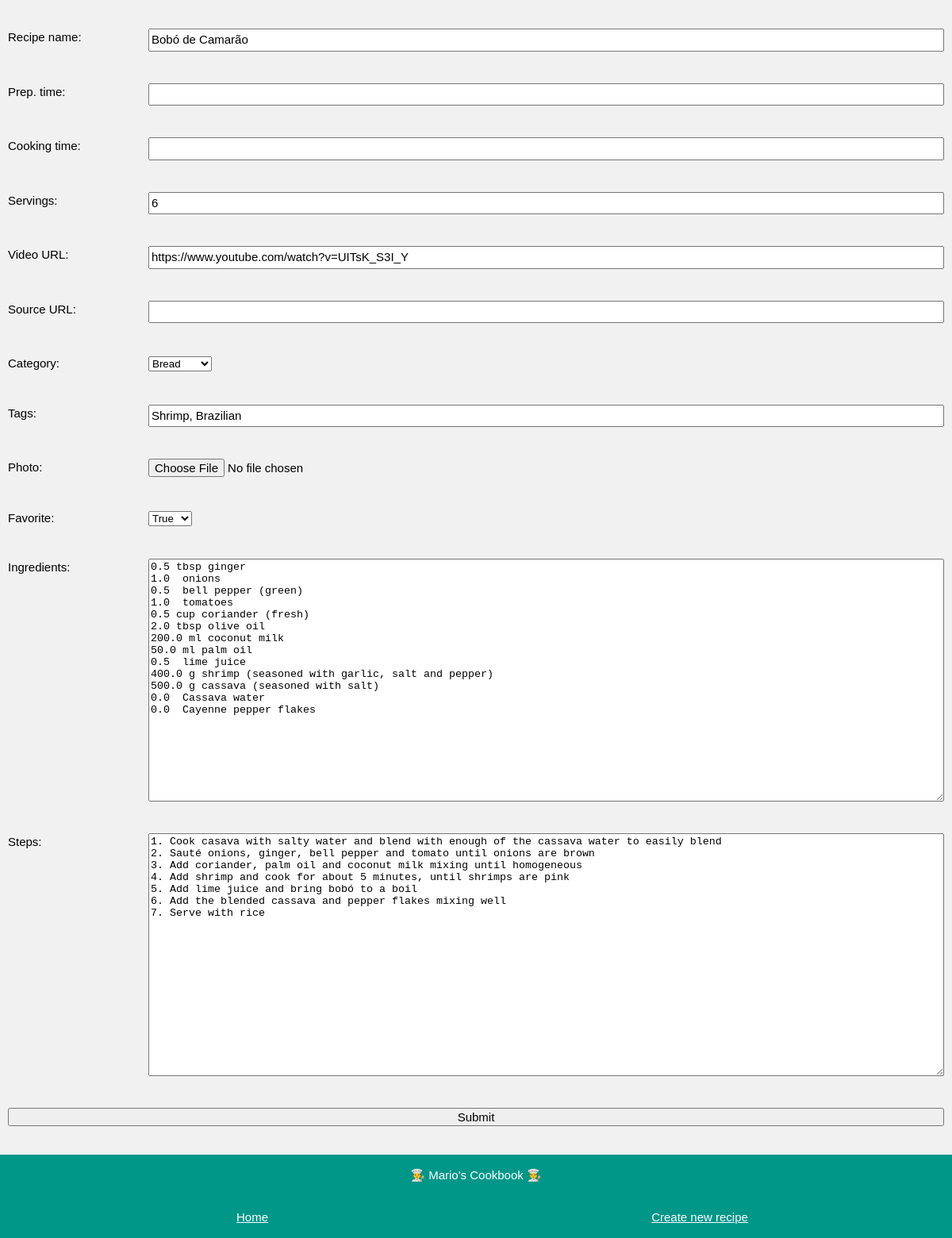
/edit/Bobó de Camarão, run on an earlier commit of the app's database.
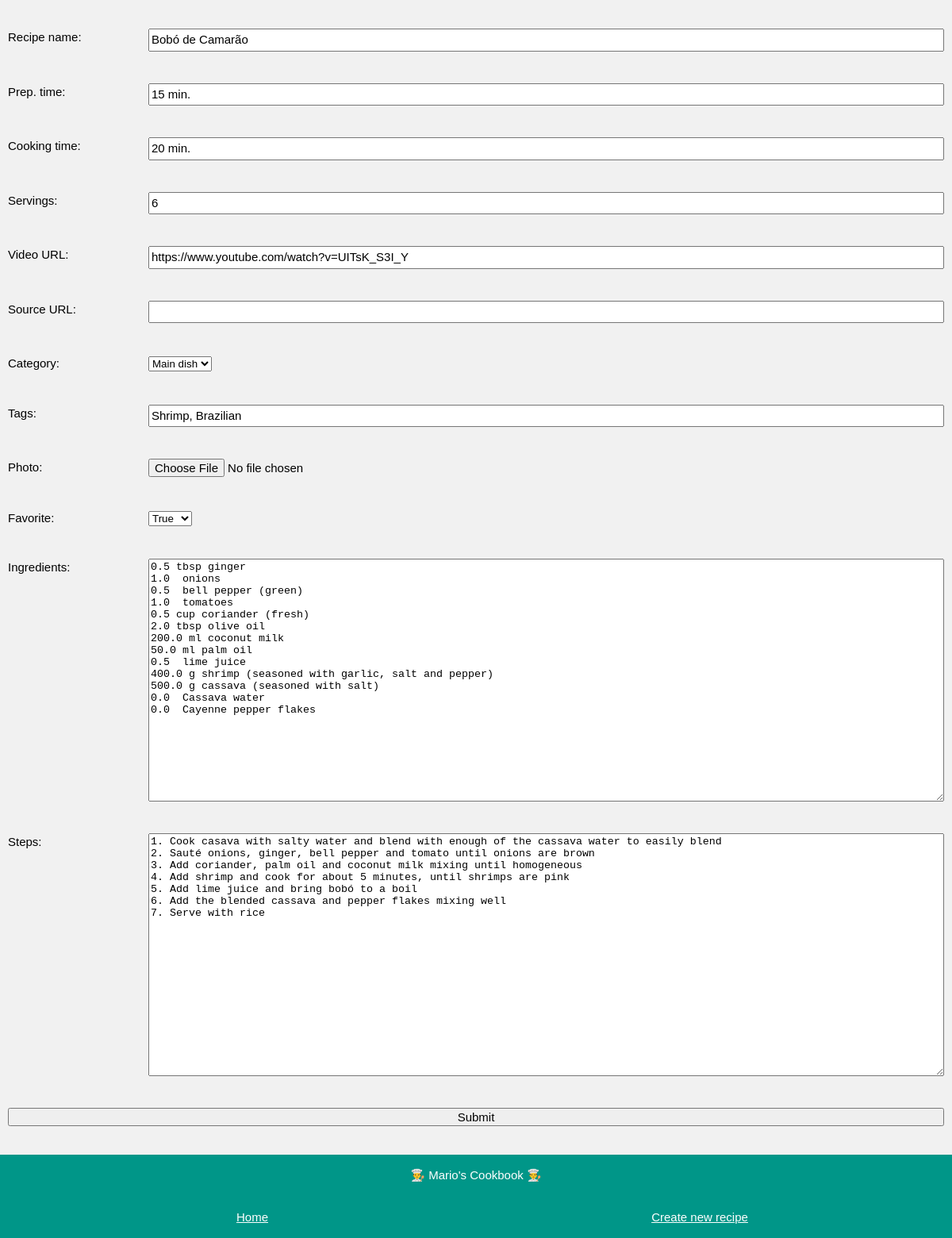
And on a later commit of the database.
### app_config.py (models this page shows, shortened)
class Ingredient(db.Model):
    id = db.Column(db.Integer, primary_key=True)
    name = db.Column(db.String, nullable=False)
    amount = db.Column(db.Float, default=0)
    unit = db.Column(db.String, default='')
    recipe_name = db.Column(db.String, db.ForeignKey('recipe.name'), nullable=False)

class Recipe(db.Model):
    name = db.Column(db.String, nullable=False, unique=True, primary_key=True)
    prepTime = db.Column(db.String, nullable=False)
    cookingTime = db.Column(db.String, nullable=False)
    servings = db.Column(db.Integer, nullable=False)
    videoURL = db.Column(db.String, nullable=False)
    sourceURL = db.Column(db.String, nullable=False)
    steps = db.Column(db.Text, nullable=False)
    photo = db.Column(db.String, nullable=False)
    favorite = db.Column(db.Boolean, default=False)
    category = db.Column(db.String, nullable=False)
    tags = db.Column(db.String, nullable=False)
    ingredients = db.relationship('Ingredient', backref='recipe', lazy=True)

### app_edit.py (the view, shortened to what this page needs)
@app.route('/edit/<name>', methods=['POST', 'GET'])
def edit(name):
    if request.method == 'GET':
        recipe = Recipe.query.get(name)
        amounts = []
        for ingredient in recipe.ingredients:
            amount = ingredient.amount
            amounts.append(amount)
        n_amounts = range(len(amounts))
        return render_template('edit.html', recipe=recipe, amounts=amounts,
                               n_amounts=n_amounts, new=False, categories = known_categories)

### templates/edit.html (shortened to what the changed rows need)
<!DOCTYPE html>
<html>
<head>
    <link rel="stylesheet" href="../static/css/edit.css">
    <link rel='stylesheet' href='../static/css/fonts.css'>
</head>
<body class="background-color">
    <div class="page-container">
        {% if new == False %}
        <form action="/edit/{{recipe.name}}" method="POST" enctype="multipart/form-data">
        {% else %}
        <form action="/new/" method="POST" enctype="multipart/form-data">
        {% endif %}
            <div class="form-item">
                <label for="name">Recipe name: </label>
                {% if new == False %}
                <input type="text" id="name" name="name" value="{{recipe.name}}">
                {% else %}
                <input type="text" id="name" name="name">
                {% endif %}
            </div>
            <div class="form-item">
                <label for="prepTime">Prep. time: </label>
                {% if new == False %}
                <input type="text" id="prepTime" name="prepTime" value="{{recipe.prepTime}}">
                {% else %}
                <input type="text" id="prepTime" name="prepTime">
                {% endif %}
            </div>
            <div class="form-item">
                <label for="cookingTime">Cooking time: </label>
                {% if new == False %}
                <input type="text" id="cookingTime" name="cookingTime" value="{{recipe.cookingTime}}">
                {% else %}
                <input type="text" id="cookingTime" name="cookingTime">
                {% endif %}
            </div>
            <div class="form-item">
                <label for="servings">Servings: </label>
                {% if new == False %}
                <input type="number" step="1" id="servings" name="servings" value="{{recipe.servings}}">
                {% else %}
                <input type="number" step="1" id="servings" name="servings">
                {% endif %}
            </div>
            <div class="form-item">
                <label for="videoURL">Video URL: </label>
                {% if new == False %}
                <input type="text" id="videoURL" name="videoURL" value="{{recipe.videoURL}}">
                {% else %}
                <input type="text" id="videoURL" name="videoURL">
                {% endif %}
            </div>
            <div class="form-item">
                <div class="custom-select" style="width:200px;">
                    {% if new == False %}
                    <select id="category" name="category">
                        {% for c in categories%}
                            <option value="{{c}}" {%if recipe.category == c %} selected {% endif %}> {{c}} </option>
                        {% endfor %}
                    </select>
                    {% else %}
                    <select id="category" name="category">
                        {% for c in categories%}
                            <option value="{{c}}" > {{c}} </option>
                        {% endfor %}
                    </select>
                    {% endif %}
                </div>
            </div>
            <div class="form-item">
                <label for="tags">Tags: </label>
                {% if new == False %}
                <input type="text" id="tags" name="tags" value="{{recipe.tags}}">
                {% else %}
                <input type="text" id="tags" name="tags">
                {% endif %}
            </div>
            <div class="form-item">
                <div class="custom-select" style="width:200px;">
                    <select id="favorite" name="favorite">
                        {% if new == False %}
                        {% if recipe.favorite == False %}
                        <option value="0" selected>False</option>
                        <option value="1">True</option>
                        {% else %}
                        <option value="1" selected>True</option>
                        {% endif %}
                        {% else %}
                        <option value="0">False</option>
                        <option value="1">True</option>
                        {% endif %}
                    </select>
                </div>
            </div>
            <div class="form-item">
                <label for="ingredients">Ingredients: </label>
                {% if new == False %}
                <textarea id="ingredients" name="ingredients" rows="20" cols="50">
{% for i in n_amounts %}{{ amounts[i] }} {{ recipe.ingredients[i].unit }} {{ recipe.ingredients[i].name }}
{% endfor %}</textarea>
                {% else %}
                <textarea id="ingredients" name="ingredients" rows="20" cols="50"></textarea>
                {% endif %}
            </div>
            <div class="form-item">
                <label for="steps">Steps: </label>
                {% if new == False %}
                <textarea id="steps" name="steps" rows="20" cols="50">{{recipe.steps}}</textarea>
                {% else %}
                <textarea id="steps" name="steps" rows="20" cols="50"></textarea>
                {% endif %}
            </div>
        </form>
    </div>
</body>
</html>

What changed in the data, as far as the page shows it:
changed Recipe "Bobó de Camarão": prepTime (not shown) → "15 min."; cookingTime (not shown) → "20 min."; category (not shown) → "Main dish"
Also different on the page:
form field category: "Bread" → (not shown)
